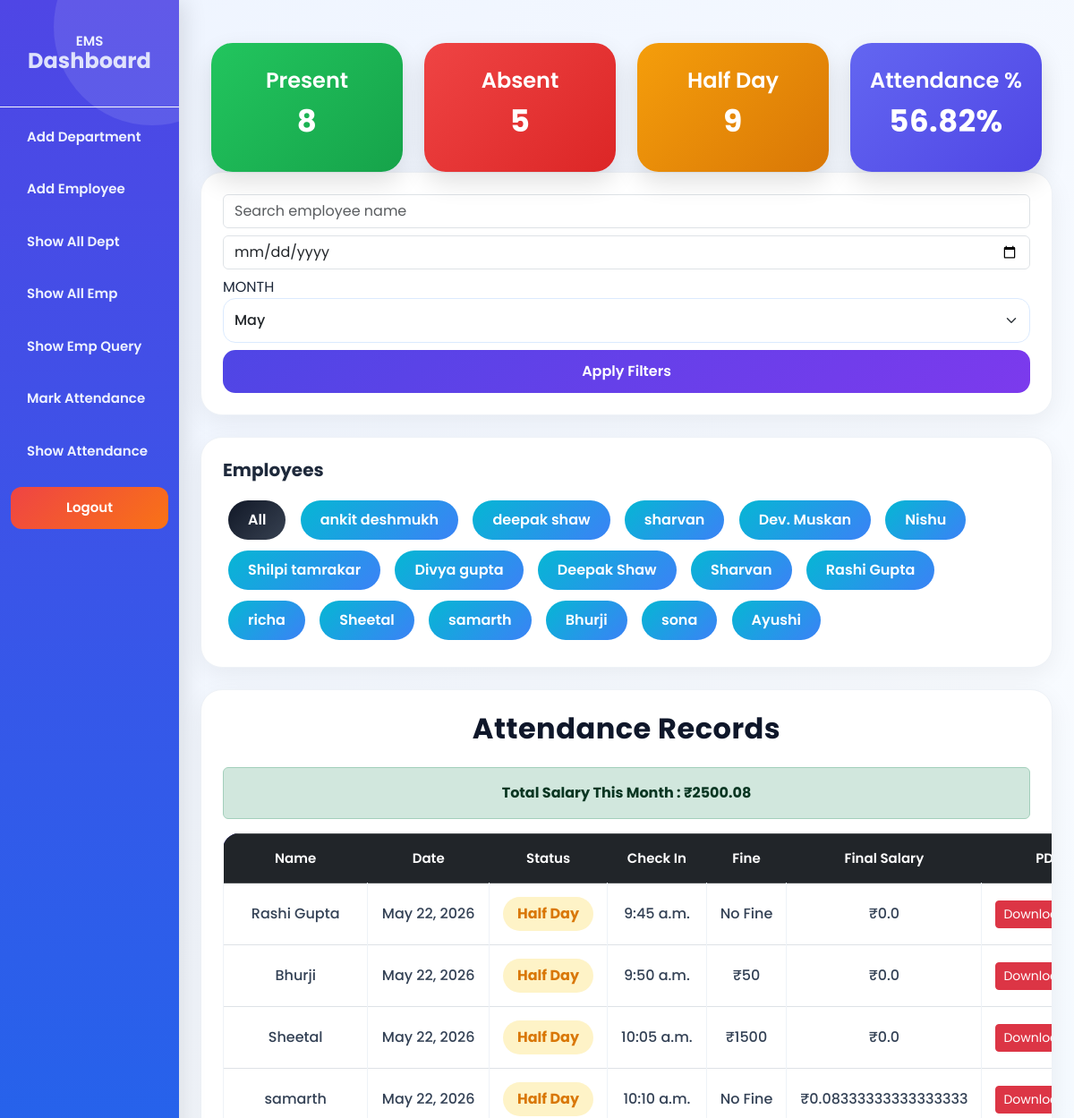
Before: /show_attendance/ (upper part) with the older database file.
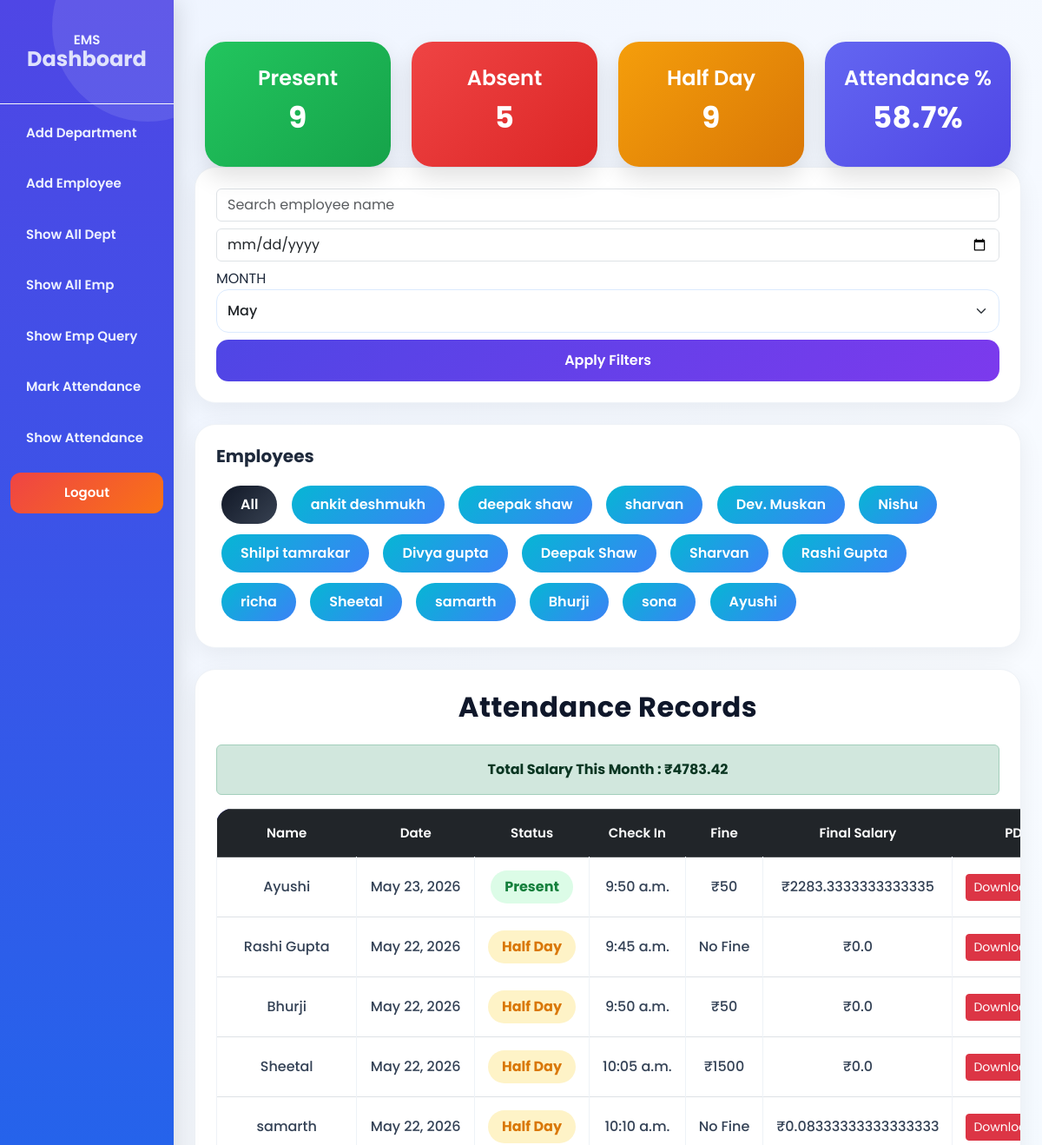
After: the same page with the newer database file.
### app/models.py (models this page shows, shortened)
class AddEmployee(models.Model):
    name = models.CharField(
        max_length=100,
        validators=[MaxLengthValidator(10), MinLengthValidator(3)],
        error_messages={
            'min_length': 'Name must contain at least 3 characters.',
            'max_length': 'Name cannot exceed 20 characters.'
        }
    )
    email = models.EmailField(unique=True)
    contact = models.CharField(
        max_length=15,
        validators=[Emp_contact]
    )
    image = models.ImageField(
        upload_to='employee_images/',
        blank=True,
        null=True
    )
    password = models.CharField(max_length=128)
    department = models.CharField(max_length=50, null=True)
    d_code = models.CharField(max_length=20, null=True)
    d_des = models.CharField(max_length=50, null=True)
    joining_date = models.DateField(null=True, blank=True)
    salary = models.IntegerField(null=True, blank=True)

class Attendance(models.Model):
    STATUS_CHOICES = (
        ('Present', 'Present'),
        ('Absent', 'Absent'),
        ('Half Day', 'Half Day'),
    )
    employee = models.ForeignKey(AddEmployee, on_delete=models.CASCADE)
    date = models.DateField(default=date.today)
    status = models.CharField(max_length=20, choices=STATUS_CHOICES)
    check_in_time = models.TimeField(
    null=True,
    blank=True
)
    late_fine = models.IntegerField(default=0)
    final_salary = models.FloatField(default=0)
    class Meta:
        unique_together = ('employee', 'date')

### app/views.py (the view)
# urls.py: path('show_attendance/', show_attendance, name='show_attendance'),
def show_attendance(request):
    today = date.today()
    month = request.GET.get('month')
    if month:
        month = int(month)
    else:
        month = today.month
    emp_id = request.GET.get('emp')
    search = request.GET.get('search', '').strip()
    date_filter = request.GET.get('date')
    base_qs = Attendance.objects.filter(
        date__month=month,
        date__year=today.year
    )
    if emp_id:
        base_qs = base_qs.filter(employee_id=emp_id)
    if search:
        base_qs = base_qs.filter(
            employee__name__icontains=search
        )
    if date_filter:
        base_qs = base_qs.filter(date=date_filter)
    attendance = base_qs.order_by('-date')
    total_salary = sum(i.final_salary for i in attendance)
    total_present = base_qs.filter(status="Present").count()
    total_absent = base_qs.filter(status="Absent").count()
    total_half = base_qs.filter(status="Half Day").count()
    total = base_qs.count()
    percentage = 0
    if total > 0:
        percentage = (
            (total_present + (total_half * 0.5)) / total
        ) * 100
    employees = Attendance.objects.select_related(
        'employee'
    ).values(
        'employee__id',
        'employee__name'
    ).distinct()
    context = {
        'attendance': attendance,
        'employees': employees,
        'total_present': total_present,
        'total_absent': total_absent,
        'total_half': total_half,
        'percentage': round(percentage, 2),
        'month': month,
        'total_salary': round(total_salary, 2),
        'search': search,
        'date_filter': date_filter,
        'emp_id': emp_id,
    }
    return render(request, 'show_attendance.html', context)

### app/templates/show_attendance.html (shortened to what the changed rows need)
{% load static %}
<!DOCTYPE html>
<html lang="en">
<head>
    <link href="https://cdn.jsdelivr.net/npm/bootstrap@5.3.2/dist/css/bootstrap.min.css" rel="stylesheet">
</head>
<body>
<div class="container-fluid">
<div class="row">
    <div class="col-md-10 col-lg-10">
        <div class="container mt-5">
            <div class="row mb-4">
                <div class="col-md-3">
                    <div class="summary-card present">
                        <h4>Present</h4>
                        <h2>{{ total_present }}</h2>
                    </div>
                </div>
                <div class="col-md-3">
                    <div class="summary-card absent">
                        <h2>{{ total_absent }}</h2>
                    </div>
                </div>
                <div class="col-md-3">
                    <div class="summary-card half">
                        <h2>{{ total_half }}</h2>
                    </div>
                </div>
                <div class="col-md-3">
                    <div class="summary-card percent">
                        <h4>Attendance %</h4>
                        <h2>{{ percentage }}%</h2>
                    </div>
                </div>
            </div>
            <div class="table-card mb-4">
                <h5 class="mb-3 fw-bold">
                    Employees
                </h5>
                <a href="?month={{ month }}"
                   class="btn btn-dark employee-btn">
                    All
                </a>
                {% for e in employees %}
                <a href="?month={{ month }}&emp={{ e.employee__id }}"
                   class="btn btn-info employee-btn">
                    {{ e.employee__name }}
                </a>
                {% endfor %}
            </div>
            <div class="table-card">
                <h2 class="text-center mb-4">
                    Attendance Records
                </h2>
                <div class="alert alert-success fw-bold text-center">
    Total Salary This Month :
    ₹{{ total_salary }}
</div>
                <table class="table table-bordered table-hover text-center">
                    <thead class="table-dark">
                        <tr>
                            <th>Name</th>
                            <th>Date</th>
                            <th>Status</th>
                            <th>Check In</th>
<th>Fine</th>
<th>Final Salary</th>
<th>PDF</th>
                        </tr>
                    </thead>
                    <tbody>
                        {% for i in attendance %}
                        <tr>
                            <td>{{ i.employee.name }}</td>
                            <td>{{ i.date }}</td>
                            <td>
                                {% if i.status == "Present" %}
                                    <span class="status-present">
                                        Present
                                    </span>
                                {% elif i.status == "Absent" %}
                                    <span class="status-absent">
                                        Absent
                                    </span>
                                {% else %}
                                    <span class="status-half">
                                        Half Day
                                    </span>
                                {% endif %}
                            </td>
                                <td>
        {{ i.check_in_time }}
    </td>
    <td>
    {% if i.late_fine > 0 %}
        ₹{{ i.late_fine }}
    {% else %}
        No Fine
    {% endif %}
</td>
<td>
    ₹{{ i.final_salary }}
</td>
<td>
    <a href="{% url 'attendance_pdf' i.employee.id %}"
       class="btn btn-danger btn-sm">
       Download PDF
    </a>
</td>
                        </tr>
                        {% endfor %}
                    </tbody>
                </table>
            </div>
        </div>
    </div>
</div>
</div>
</body>
</html>

Changed rows visible on the page:
added Attendance: employee.name "Ayushi", date "May 23, 2026", status "Present", check_in_time "9:50 a.m.", late_fine "50", final_salary "2283.3333333333335"
Other visible differences:
{{ total_present }}: "8" → "9"
{{ percentage }}: "56.82" → "58.7"
{{ total_salary }}: "2500.08" → "4783.42"
